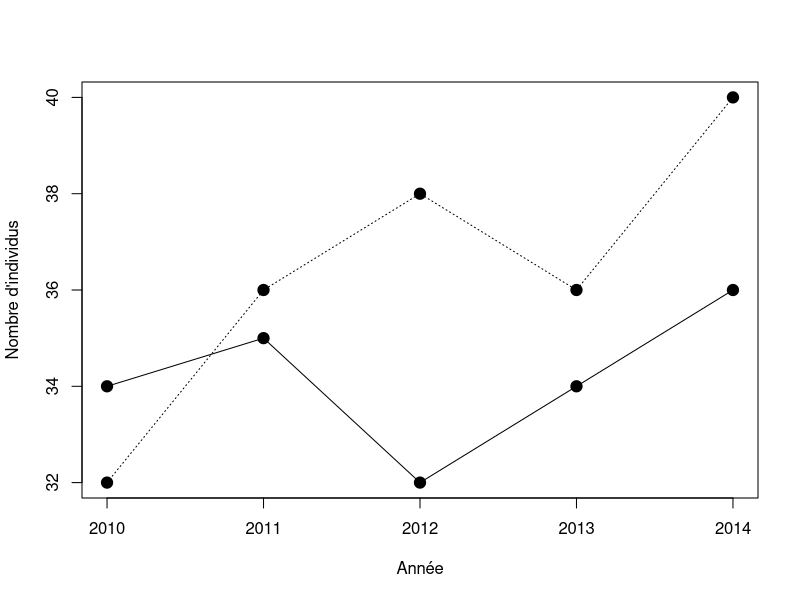
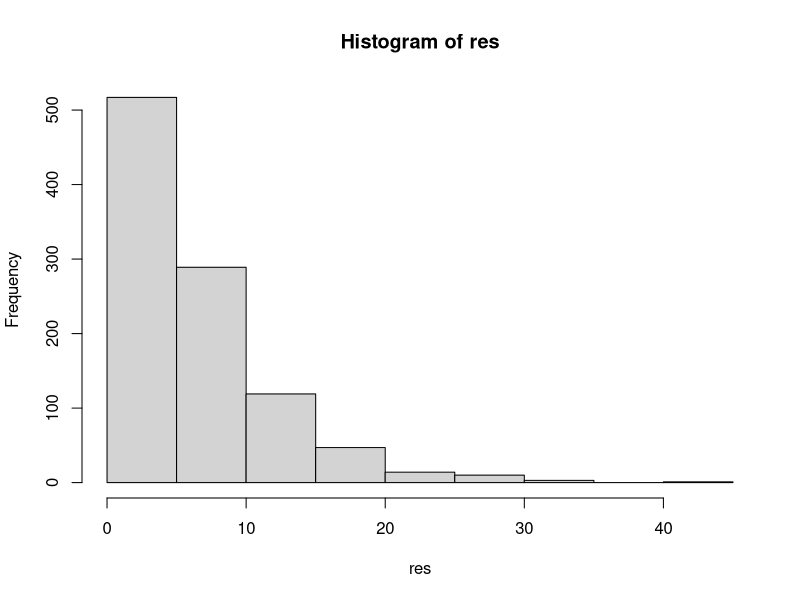
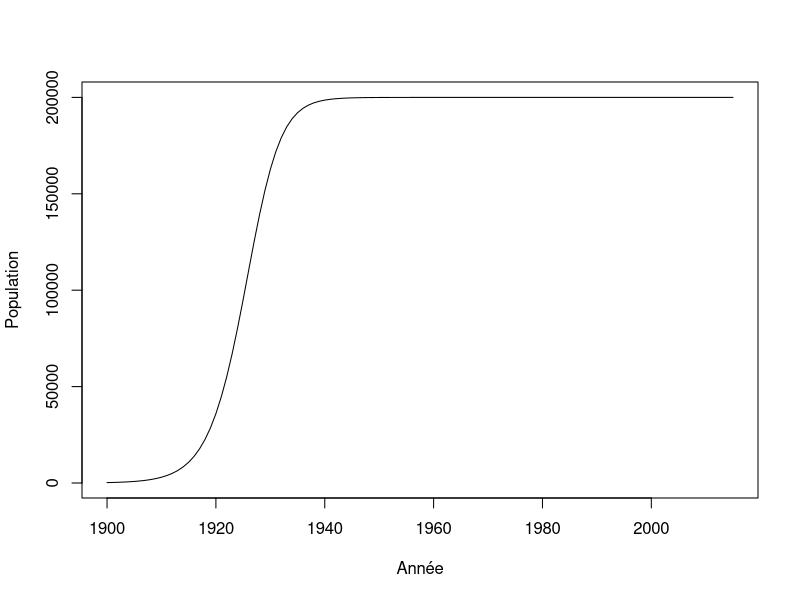
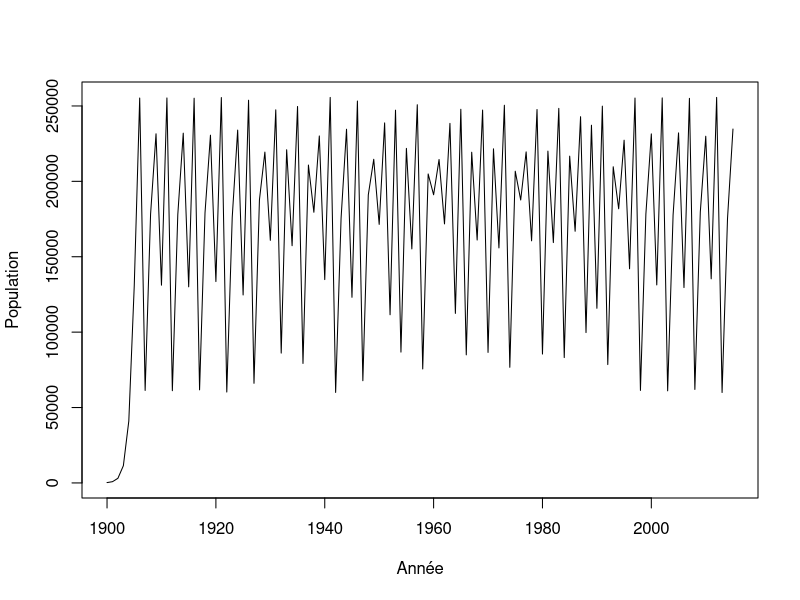

The R script that drew these images, in order:
## ---- chunk 1
quadrats = read.csv2(file="donnees/quadrats.csv", header=TRUE,
    stringsAsFactors=FALSE,row.names = 1)
X <- quadrats$acsa
## ---- chunk 2
ma_fonction <- function(X) {
  print(X)
}
## ---- chunk 3
ma_fonction(X)
## ---- chunk 4
ma_fonction(quadrats$abba)
## ---- chunk 5
donnees <- matrix(nr = 5, nc = 2)
donnees[,1] <- c(34,35,32,34,36)
donnees[,2] <- c(32,36,38,36,40)
an <- c(2010:2014)
rownames(donnees) <- an
colnames(donnees) <- c("Site1", "Site2")
head(donnees)
## ---- chunk 6
plot(an,donnees[,1],type = "l", xlab = "Année",ylab = "Nombre d'individus", ylim=c(32,40),cex=2)
lines(an,donnees[,2], lty = 3)
points(an,donnees[,1], pch = 19,cex=1.5)
points(an,donnees[,2], pch = 19,cex=1.5)
## ---- chunk 7
# 0. Sauvons les données dans une matrice "lambda"
lambda <- matrix(nr = 4, nc = 2)

# 1. Calculons le taux de croissance
lambda[1,1] <- (donnees[2,1] - donnees[1,1]) / donnees[1,1]
## ---- chunk 8
lambda[2,1] <- (donnees[3,1] - donnees[2,1]) / donnees[2,1]
## ---- chunk 9
n_sites <- ncol(donnees)
n_annees <- nrow(donnees)
lambda <- matrix(nr = n_annees-1, nc = n_sites)
for(i in 1:(n_annees-1)) {
    for(j in 1:n_sites) {
        lambda[i,j] <- (donnees[i+1,j] - donnees[i,j]) / donnees[i,j]
    }
}
## ---- chunk 10
head(donnees)
## ---- chunk 11
head(lambda)
## ---- chunk 12
depart <- 1
fin <- 5
for(etape in depart:fin) {
    print(etape)
}
## ---- chunk 13
for(etape in 1:5) {
    print(etape*2)
}
## ---- chunk 14
for(F in -50:-45) {
    cat("Pour F = ",F," on obtient C = ",(F - 32) *5/9, '\n')
}
## ---- chunk 15
vect5 <- runif(5, 0,1)
for(etape in 1:5) {
    print(vect5[etape])
}
## ---- chunk 16
vect500 <- runif(500, 0,1)
for(etape in 1:5) {
    print(vect500[etape * 5])
}
## ---- chunk 17
n = 1
for(etape in -2:1) {
    cat("etape = ",etape, " n = ",n, '\n')
    n <- n + 1
}
## ---- chunk 18
resultat = matrix(nr = 151, nc = 2)
n = 1
for(F in -50:100) {
    resultat[n,1] = F
    resultat[n,2] = (F-32)*5/9
    n = n + 1
}
head(resultat)
## ---- chunk 19
ma_matrice <- matrix(nr = 3, nc = 5)
n <- 1
for(i in 1:3) {
    for(j in 1:5) {
        ma_matrice[i,j] <- n
        n <- n + 1
    }
}
ma_matrice
## ---- chunk 20
piece <- c("pile","face")
combinaison = "face-face"
while(combinaison != "pile-pile") {
    essai1 <- sample(piece, 1)
    essai2 <- sample(piece, 1)
    combinaison <- paste(essai1, "-" , essai2, sep = "")
    print(combinaison)
}
## ---- chunk 21
de <- c(1:6)
n <- 1
tirage <- 1 # Il faut initier le tirage
while(tirage != 6) {
	tirage <- sample(de,1) # tirage du dé
	n <- n + 1 # mise à jour du compter pour tester le nombre de tirages
}
cat("Il a fallu", n, "étapes pour obtenir la valeur ", tirage, '\n')
## ---- chunk 22
de <- c(1:6)
n_test <- 1000
res <- numeric(n_test)
for(i in 1:n_test) {
	n <- 1
	tirage <- 1 # Il faut initier le tirage
	while(tirage != 6) {
		tirage <- sample(de,1) # tirage du dé
		n <- n + 1 # mise à jour du compter pour tester le nombre de tirages
	}
	res[i] <- n # Enregistrement du nombre de tirage
}
mean(res)
## ---- chunk 23
hist(res)
## ---- chunk 24
r <- 0.3
N <- 220
K <- 200000
step <- 1
while(N < K/2) {
    N <- N + r * N * (1 - N/K)
    step <- step + 1
}
step
## ---- chunk 25
r <- 0.3
K <- 200000
n_steps <- 115
N <- numeric(n_steps+1)
N[1] <- 220

for(i in 2:(n_steps+1)) {
    N[i] <- N[i-1] + r * N[i-1] * (1 - N[i-1]/K)
}
## ---- chunk 26
plot(c(1900:2015), N, type = "l", xlab = "Année", ylab = "Population")
## ---- chunk 27
n_steps <- 115
N <- numeric(n_steps+1)
N[1] <- 220
for(i in 2:(n_steps+1)) {
    N[i] <- N[i-1] + 2.75 * N[i-1] * (1 - N[i-1]/200000)
}
plot(c(1900:2015), N, type = "l", xlab = "Année", ylab = "Population")

## ---- chunk 28
X <- runif(n = 10)
res <- numeric(10)
for(i in 1:10) {
    if(X[i] < 0.3) {
        res[i] <- "plus petit"
    }
    else {
        res[i] <- "plus grand"
    }
}
cbind(X,res)
## ---- chunk 29
chiffres <- runif(n = 10)
res2 <- numeric(10)
for(i in 1:10) {
    if(chiffres[i] > 0.2 & chiffres[i] < 0.6) {
        res2[i] <- "oui"
    }
    else {
        res2[i] <- "non"
    }
}
cbind(chiffres,res2)
## ---- chunk 30
X <- runif(n = 10)
res2 <- numeric(10)
res2[X > 0.2 & X < 0.6] <- "oui"
res2[X < 0.2 | X > 0.6] <- "non"
cbind(X,res2)
## ---- chunk 31
read.csv2("donnees/quadrats.csv") |> head()
